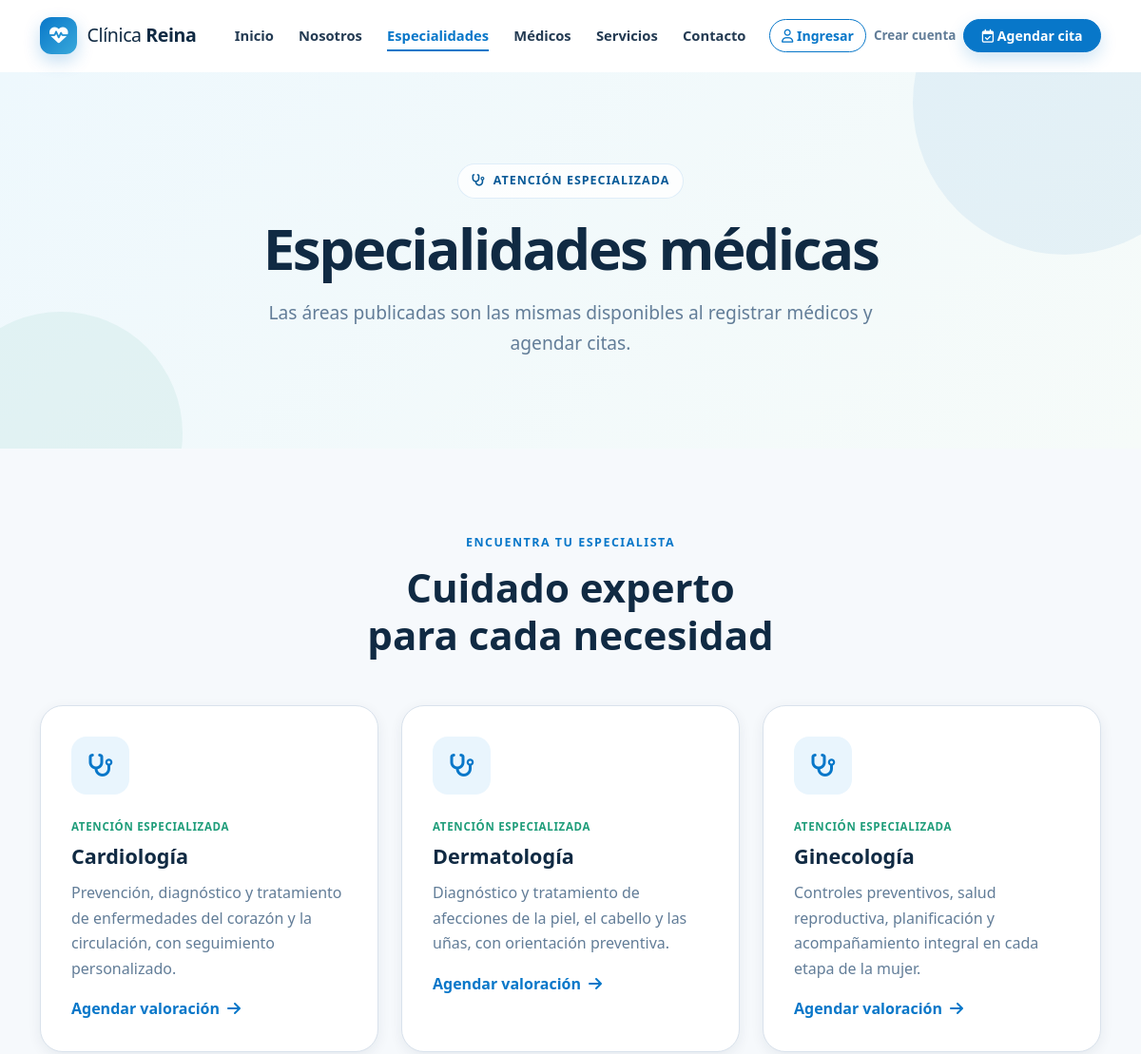
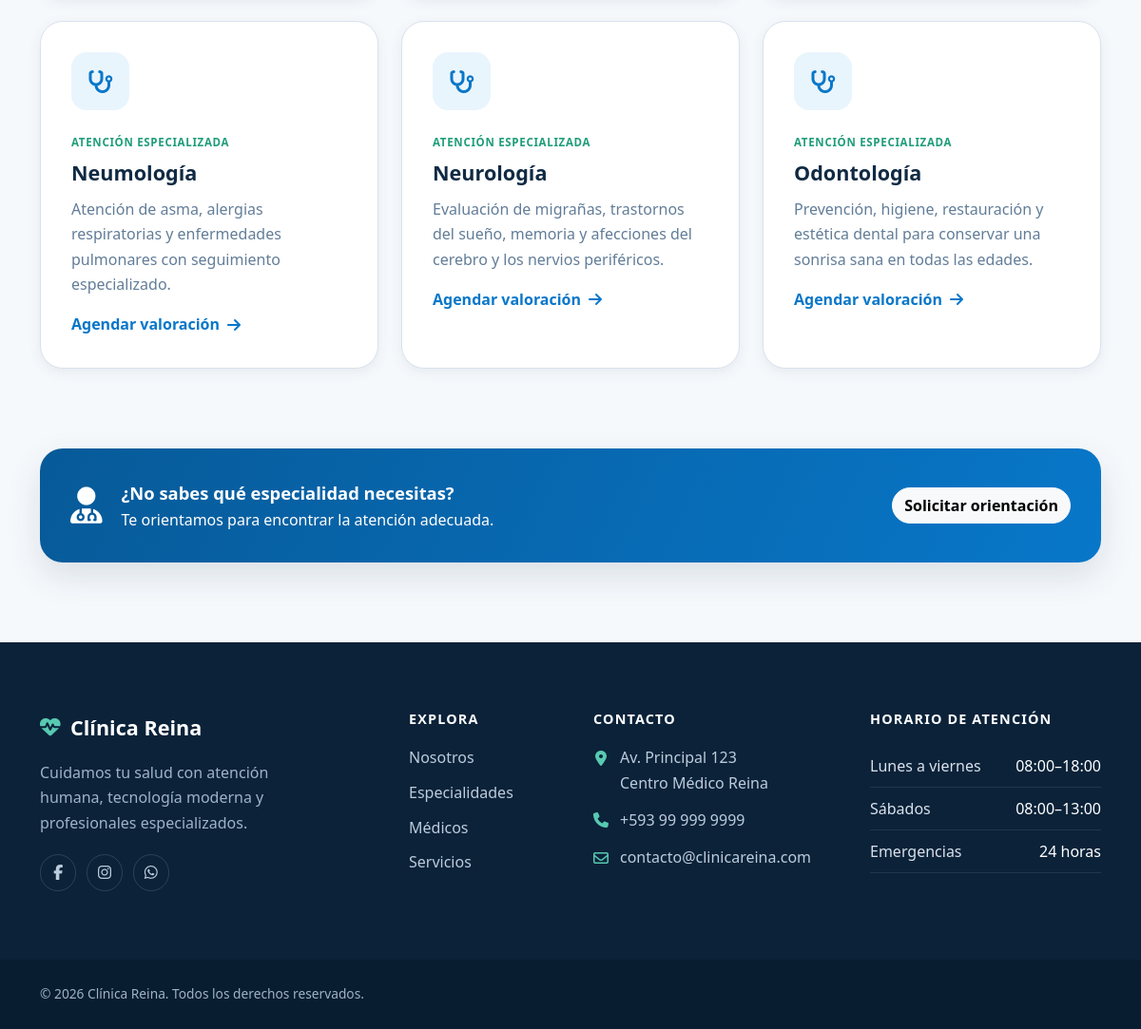
The page /especialidades/ on the database its author committed (2 pictures, top to bottom).
### apps/especialidades/models.py (models this page shows, shortened)
class Especialidad(models.Model):
    nombre = models.CharField(
        max_length=100,
        unique=True,
        verbose_name="Nombre"
    )
    descripcion = models.TextField(
        verbose_name="Descripción",
        blank=True
    )
    imagen = models.ImageField(
        upload_to="especialidades/",
        blank=True,
        null=True,
        verbose_name="Imagen"
    )
    activo = models.BooleanField(
        default=True,
        verbose_name="Activo"
    )
    fecha_creacion = models.DateTimeField(
        auto_now_add=True
    )
    class Meta:
        verbose_name = "Especialidad"
        verbose_name_plural = "Especialidades"
        ordering = [
            "nombre"
        ]

### apps/pagina/views.py (the view)
# urls.py: path("especialidades/", include("apps.especialidades.urls")),
def especialidades(request):
    return render(
        request,
        "pagina/especialidades.html",
        {"especialidades": Especialidad.objects.filter(activo=True)},
    )

### apps/usuarios/context_processors.py (called while the page is built, shortened)
def usuario_contexto(request):
    google_login_disponible = SocialApp.objects.filter(provider="google").exists()
    if not request.user.is_authenticated:
        return {"perfil_actual": None, "url_panel_usuario": None, "google_login_disponible": google_login_disponible}

### templates/pagina/especialidades.html
{% extends "base.html" %}{% load static %}
{% block title %}Especialidades médicas | Clínica Reina{% endblock %}{% block css %}<link rel="stylesheet" href="{% static 'css/especialidades.css' %}">{% endblock %}
{% block content %}<section class="page-hero"><div class="container"><span class="page-hero__eyebrow" data-animate="fade-up"><i class="fa-solid fa-stethoscope"></i> Atención especializada</span><h1 data-animate="fade-up" data-animate-delay="100">Especialidades médicas</h1><p data-animate="fade-up" data-animate-delay="200">Las áreas publicadas son las mismas disponibles al registrar médicos y agendar citas.</p></div></section>
<section class="section-space specialties"><div class="container"><header class="section-heading" data-animate="fade-up"><span class="section-heading__eyebrow">Encuentra tu especialista</span><h2>Cuidado experto para cada necesidad</h2></header><div class="row g-4">{% for especialidad in especialidades %}<div class="col-md-6 col-lg-4" data-animate="fade-up" data-animate-delay="{% cycle '0' '80' '160' %}"><article class="specialty-card"><span class="specialty-card__icon"><i class="fa-solid fa-stethoscope"></i></span><span class="specialty-card__tag">Atención especializada</span><h3>{{ especialidad.nombre }}</h3><p>{{ especialidad.descripcion|default:"Consulta, valoración y seguimiento con profesionales especializados." }}</p><a href="{% url 'citas:agendar' %}?especialidad={{ especialidad.pk }}">Agendar valoración <i class="fa-solid fa-arrow-right"></i></a></article></div>{% empty %}<div class="col-12"><div class="alert alert-info text-center">No hay especialidades activas disponibles.</div></div>{% endfor %}</div></div></section>
<section class="specialties-cta" data-animate="fade-up"><div class="container"><div><i class="fa-solid fa-user-doctor"></i><span><strong>¿No sabes qué especialidad necesitas?</strong> Te orientamos para encontrar la atención adecuada.</span><a class="btn btn-light" href="{% url 'pagina:contacto' %}">Solicitar orientación</a></div></div></section>{% endblock %}

### static/css/variables.css (style rules this page uses)
:root { --color-primary: #0877c9; --color-primary-dark: #075a98; --color-primary-soft: #e9f5fd; --color-secondary: #64748b; --color-success: #1f9d7a; --color-success-soft: #e7f7f1; --color-danger: #dc3545; --color-dark: #102a43; --color-background: #f6f9fc; --color-surface: #ffffff; --color-text: #243b53; --color-muted: #627d98; --color-border: #d9e2ec; --font-family: "Segoe UI", Roboto, "Helvetica Neue", Arial, sans-serif; --radius-sm: .5rem; --radius-md: 1rem; --radius-lg: 1.5rem; --radius-pill: 999px; --shadow-sm: 0 4px 14px rgb(16 42 67 / 7%); --shadow-md: 0 14px 36px rgb(16 42 67 / 12%); --shadow-lg: 0 24px 60px rgb(16 42 67 / 16%); --space-xs: .5rem; --space-sm: .75rem; --space-md: 1rem; --space-lg: 1.5rem; --space-xl: 2.5rem; --transition-fast: 180ms ease; --transition-normal: 320ms ease; --navbar-height: 76px; }

### static/css/base.css (style rules this page uses)
html { scroll-behavior: smooth; scroll-padding-top: calc(var(--navbar-height) + 1rem); }
body { min-height: 100vh; display: flex; flex-direction: column; margin: 0; overflow-x: hidden; color: var(--color-text); background: var(--color-background); font-family: var(--font-family); line-height: 1.65; text-rendering: optimizeLegibility; }
h1, h2, h3, h4, h5, h6 { color: var(--color-dark); font-weight: 700; line-height: 1.2; text-wrap: balance; }
p { text-wrap: pretty; }
a { color: var(--color-primary); text-decoration: none; transition: color var(--transition-fast); }
section { position: relative; }

### static/css/utilities.css (style rules this page uses)
.section-space { padding-block: clamp(3.5rem, 7vw, 7rem); }
.section-heading { max-width: 720px; margin-inline: auto; margin-bottom: clamp(2rem, 4vw, 3.5rem); text-align: center; }
.section-heading__eyebrow { display: inline-block; margin-bottom: .7rem; color: var(--color-primary); font-size: .78rem; font-weight: 800; letter-spacing: .12em; text-transform: uppercase; }
.section-heading h2 { margin-bottom: .9rem; font-size: clamp(1.8rem, 3.5vw, 2.75rem); }
.page-hero { overflow: hidden; padding-block: clamp(4rem, 8vw, 7rem); text-align: center; background: linear-gradient(135deg, #eef8fd, #f6fbf9); }
.page-hero::before, .page-hero::after { position: absolute; content: ""; border-radius: 50%; pointer-events: none; }
.page-hero::before { top: -8rem; right: -5rem; width: 20rem; height: 20rem; background: rgb(8 119 201 / 7%); }
.page-hero::after { bottom: -7rem; left: -4rem; width: 16rem; height: 16rem; background: rgb(31 157 122 / 7%); }
.page-hero .container { position: relative; z-index: 1; }
.page-hero__eyebrow { display: inline-flex; gap: .5rem; align-items: center; padding: .45rem .85rem; margin-bottom: 1rem; color: var(--color-primary-dark); background: rgb(255 255 255 / 80%); border: 1px solid rgb(8 119 201 / 12%); border-radius: var(--radius-pill); font-size: .78rem; font-weight: 800; letter-spacing: .08em; text-transform: uppercase; }
.page-hero h1 { margin-bottom: 1rem; font-size: clamp(2.35rem, 5vw, 4rem); letter-spacing: -.04em; }
.page-hero p { max-width: 700px; margin: 0 auto; color: var(--color-muted); font-size: clamp(1rem, 2vw, 1.2rem); }

### static/css/animations.css (style rules this page uses)
[data-animate] { opacity: 0; transition-property: opacity, transform; transition-duration: var(--animate-duration, 600ms); transition-delay: var(--animate-delay, 0ms); transition-timing-function: cubic-bezier(.2, .7, .2, 1); }
[data-animate="fade-up"] { transform: translateY(28px); }

### rows shown on the page
Especialidad: nombre "Cardiología", descripcion "Prevención, diagnóstico y tratamiento de enfermedades del corazón y la circulación, con seguimiento personalizado."
Especialidad: nombre "Dermatología", descripcion "Diagnóstico y tratamiento de afecciones de la piel, el cabello y las uñas, con orientación preventiva."
Especialidad: nombre "Ginecología", descripcion "Controles preventivos, salud reproductiva, planificación y acompañamiento integral en cada etapa de la mujer."
Especialidad: nombre "Neumología", descripcion "Atención de asma, alergias respiratorias y enfermedades pulmonares con seguimiento especializado."
Especialidad: nombre "Neurología", descripcion "Evaluación de migrañas, trastornos del sueño, memoria y afecciones del cerebro y los nervios periféricos."
Especialidad: nombre "Odontología", descripcion "Prevención, higiene, restauración y estética dental para conservar una sonrisa sana en todas las edades."
